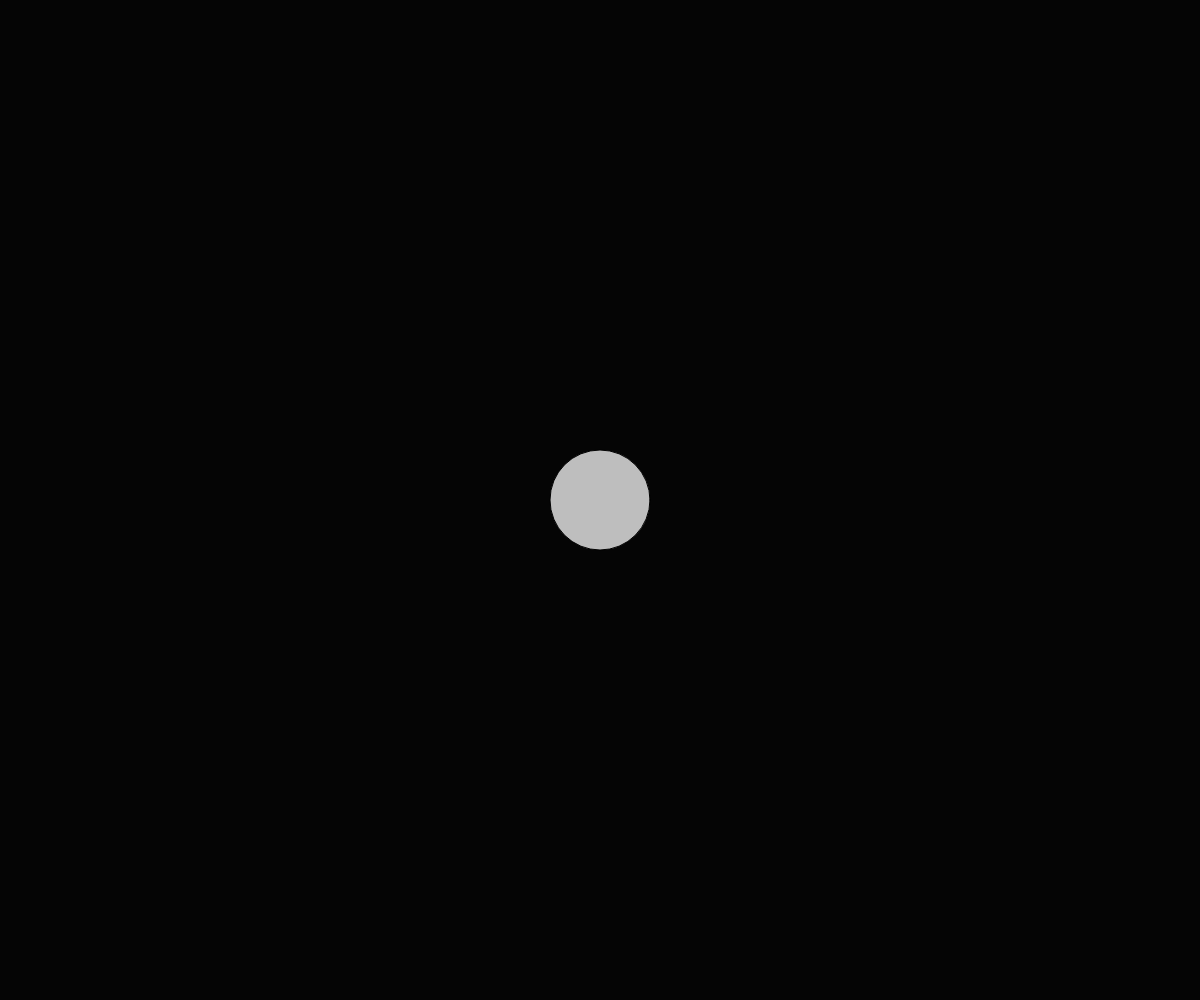
Frame 1 (no input)
Frame 60 (no input): identical to frame 1, image omitted
Frame 120 (the mouse pressed at the canvas centre since frame 60): identical to frame 1, image omitted

The p5.js sketch that drew this single still picture (run headless with seeded random() and noise() and a simulated clock; from frame 60 on, the mouse is pressed at the canvas centre):

// p5.js sketch
// ── sketch.js
// Objects in Objects
// Adam Abouelela
// April 12, 2024
// Storing objects in objects, overwriting objects, basic transformations.

let myPlanet;

function setup() {
  createCanvas(windowWidth, windowHeight);
  myPlanet = new Planet(width/2,height/2);
  angleMode(DEGREES);
}

function draw() {
  background(5);
  myPlanet.display();
}

function mouseClicked(){
  if (keyIsPressed && keyCode === SHIFT){myPlanet.relocate();}
  else{myPlanet.createMoon();}
}

class Planet{
  constructor(x,y){
    this.x = x; this.y = y; this.s = 100;
    this.moons = [];
    //for (let i = random(1,5); i > 0; i-=1){this.moons.push(new Moon(this.x,this.y))}
  }

  relocate(){
    this.x = mouseX;
    this.y = mouseY;
    for (let moon of this.moons){
      moon.x = mouseX; 
      moon.y = mouseY;
    }
  }

  display(){
    fill(190);
    circle(this.x,this.y,this.s);
    for (let moon of this.moons){moon.update()}
  }

  createMoon(){
    this.moons.push(new Moon(this.x,this.y));
  }
}

class Moon{
  constructor(x,y){
    this.x = x; this.y = y; this.speed = random(1, 4); this.angle = 0; this.orbitRadius = random(100,350); this.s = 25;
  }

  update(){
    this.move();
    this.display();
  }

  move(){
    this.angle += this.speed;
  }

  display(){
    push();
    translate(this.x, this.y);
    rotate(this.angle);
    fill(100);
    circle(this.orbitRadius, 0, this.s);
    pop();
  }
}
